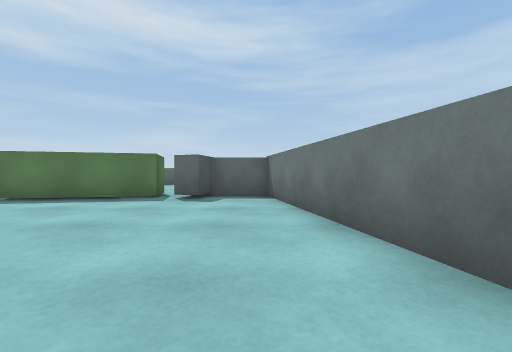
[1] (above)

19 first-person views from a walk through a scene from a Unity 3-D project. The camera is 0.59 m above the floor, looks level and sees 90° across. The floor is counted in squares, 1 m on a side. Each view is taken from the middle of a square. On the plan, view 1 faces up. The plan holds only what a view shows up to about 9 squares ahead; the rest is blank. The place goes on beyond the plan. The player character is not drawn.

[2]
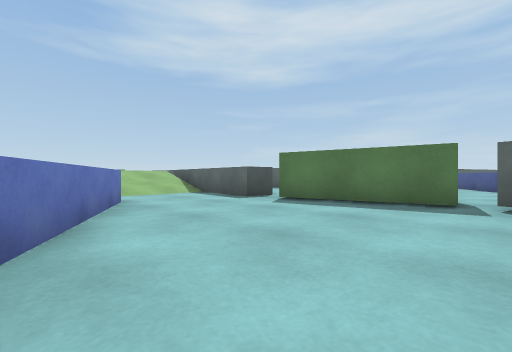

[3]
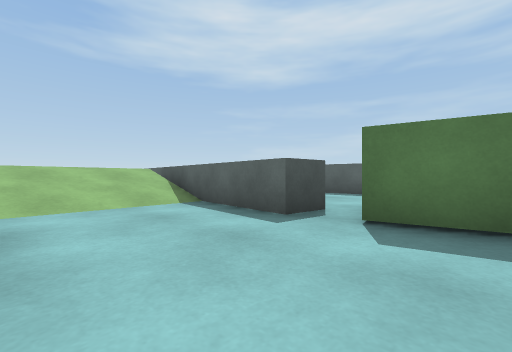

[4]
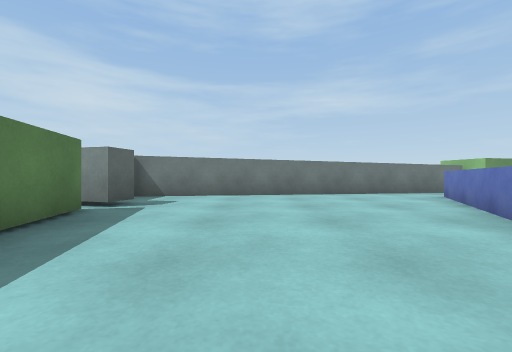

[5]
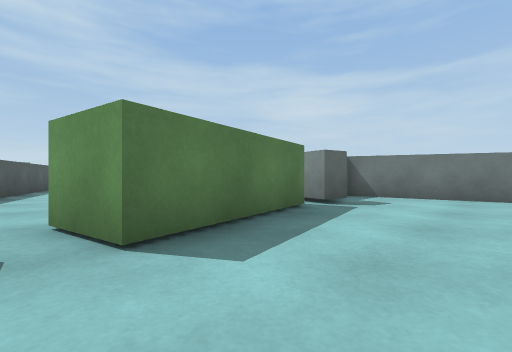

[6]
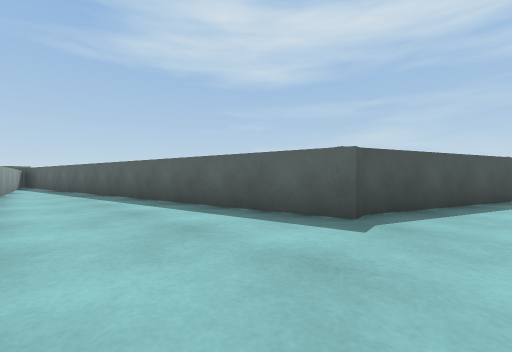

[7]
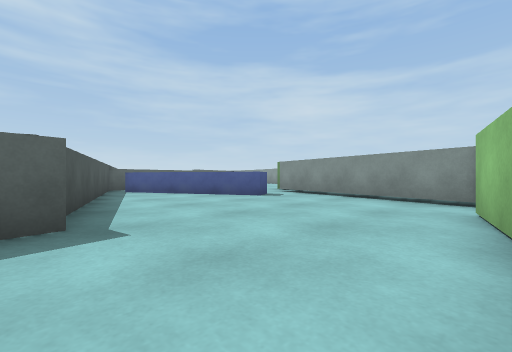

[8]
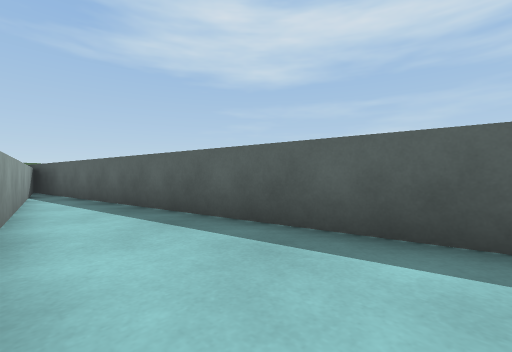

[9]
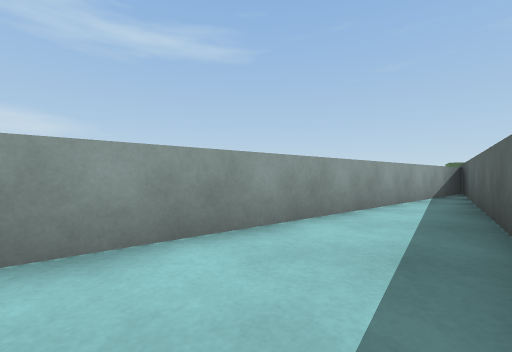

[10]
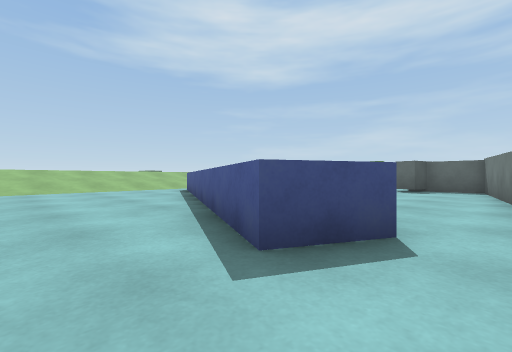

[11]
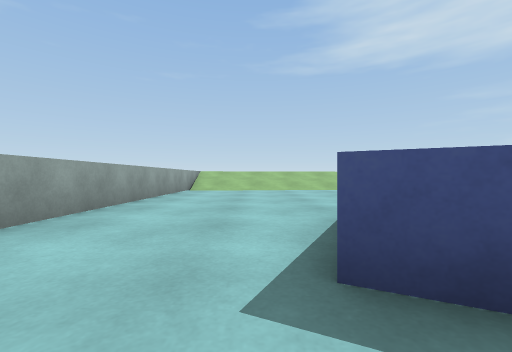

[12]
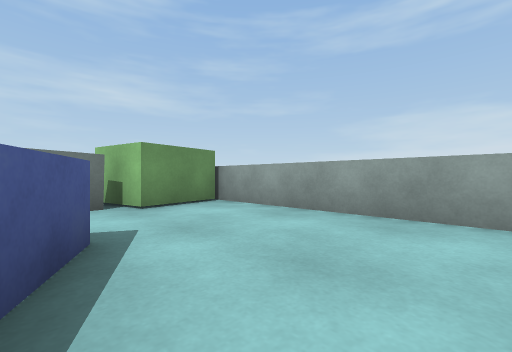

[13]
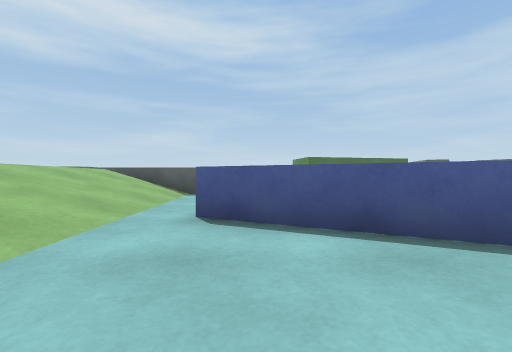

[14]
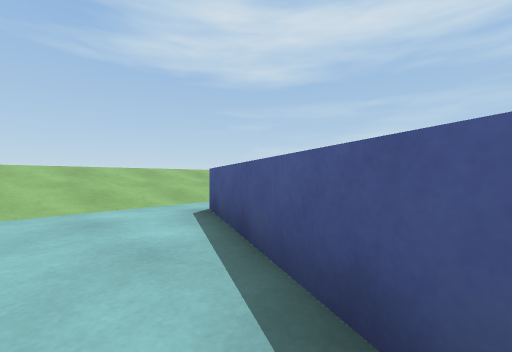

[15]
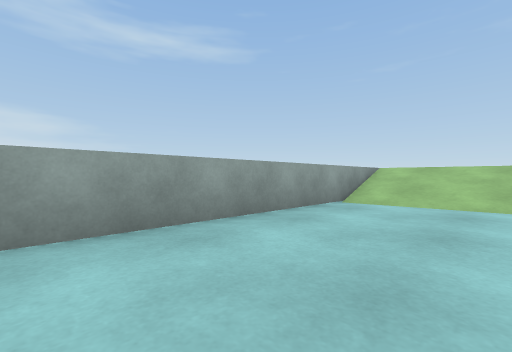

[16]
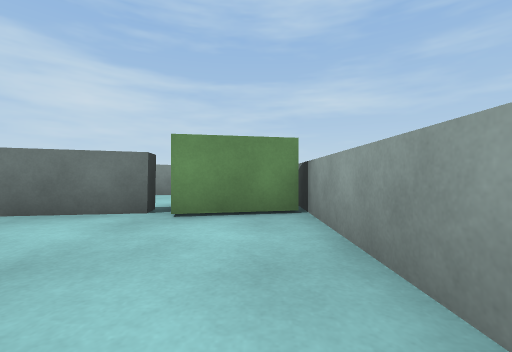

[17]
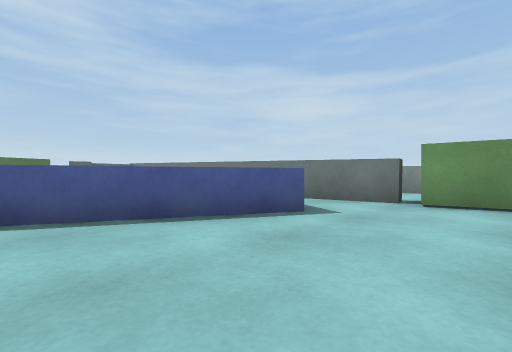

[18]
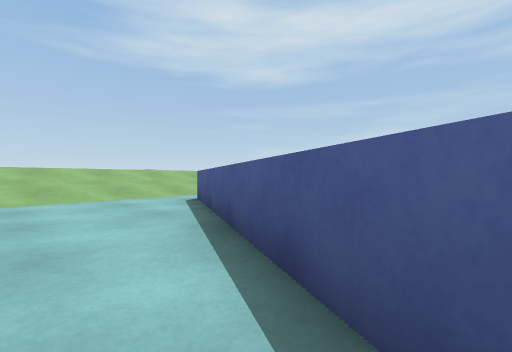

[19]
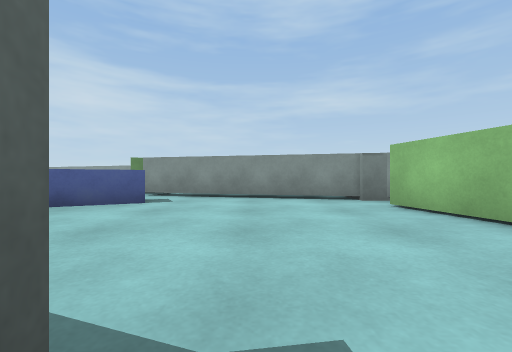

### Floor plan
Key: @ floor where view 1 was taken; # wall or solid block; . floor; / step, stairs or slope; ^ raised ledge; v drop or lower ground; B block; C cube.
Columns run from 24 left of view 1 to 6 right of it. Each row starts with its distance up from view 1.
 18                   #.
 17                   #.^
 16                  ##.^^
 15                  #...^   C
 14                 ##...^^.#CC
 13                 #.......#
 12               ###......##
 11         #######........#
 10  ########..............#
  9 ##.....................#
  8   ^^^^^^^^.........#######
  7           ^^^^^^^.#####..#
  6            v//..^........#
  5            v//...........#
  4            v//...........#
  3            v///.^........#
  2            v///.^^.......##
  1            v///..^^^......#
  0             ///....^^^..@.#
 -1             ///......^^^..#
 -2             ///........^^.#   #
 -3             ///...........#B  #
 -4             ///...........BB
 -5             ///...........B
 -6             ^^^^^^^^^^^^^^BB

Positions as (right, up) in squares from view 1, and headings:
1: (0, 0), facing up
2: (-2, 1), facing up-left
3: (-5, 3), facing up-left
4: (-7, 4), facing right
5: (-7, 4), facing up-right
6: (-6, 8), facing up-left
7: (-8, 8), facing up-right
8: (-12, 8), facing up-left
9: (-13, 10), facing down-left
10: (1, -4), facing up-left
11: (1, -3), facing left
12: (-3, -2), facing down-right
13: (-8, -2), facing up
14: (-5, -1), facing up-left
15: (-4, -3), facing down-left
16: (-2, -5), facing right
17: (-4, -5), facing up-right
18: (-3, -2), facing up-left
19: (-8, 11), facing right
